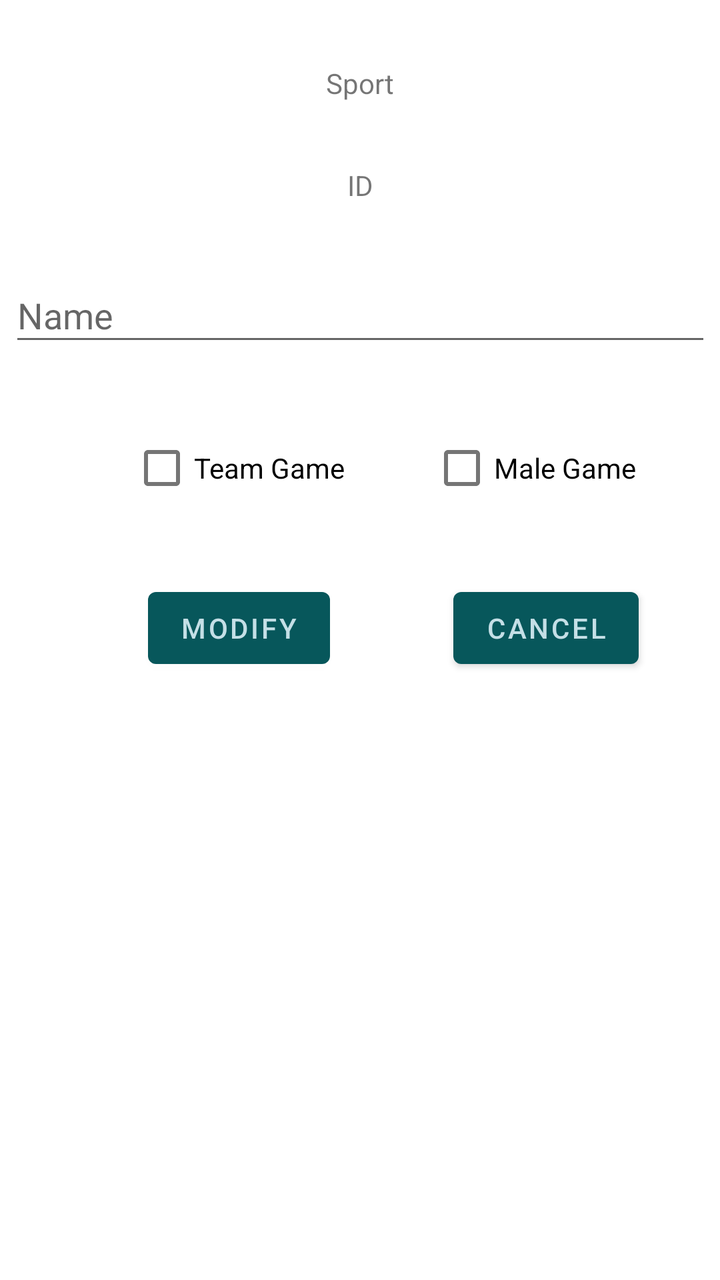
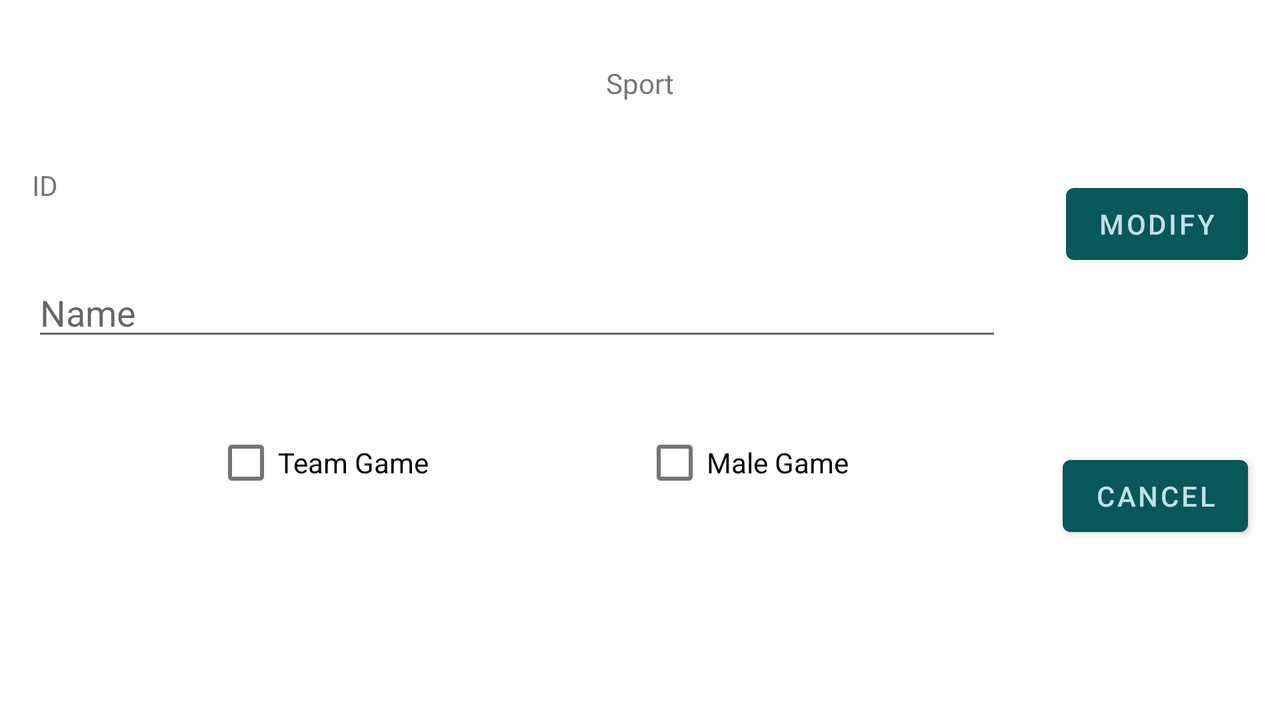

Compare how this app lays out the same screen by default and in its alternative resource folder. The renders come first, then the two layout files and the values they reference.
<!-- AndroidManifest.xml: application theme Theme.Noobdroid -->
<!-- res/layout/fragment_sport_modify.xml -->
<?xml version="1.0" encoding="utf-8"?>
<androidx.constraintlayout.widget.ConstraintLayout xmlns:android="http://schemas.android.com/apk/res/android"
    xmlns:app="http://schemas.android.com/apk/res-auto"
    xmlns:tools="http://schemas.android.com/tools"
    android:layout_width="match_parent"
    android:layout_height="match_parent"
    tools:context=".SportModifyFragment">

    <com.google.android.material.textfield.TextInputEditText
        android:id="@+id/input_name"
        android:layout_width="351dp"
        android:layout_height="44dp"
        android:layout_marginTop="32dp"
        android:hint="@string/name"
        app:layout_constraintEnd_toEndOf="parent"
        app:layout_constraintStart_toStartOf="parent"
        app:layout_constraintTop_toBottomOf="@+id/output_id" />

    <CheckBox
        android:id="@+id/box_male_game"
        android:layout_width="wrap_content"
        android:layout_height="wrap_content"
        android:layout_marginTop="32dp"
        android:layout_marginEnd="32dp"
        android:text="@string/malegame"
        app:layout_constraintEnd_toEndOf="parent"
        app:layout_constraintStart_toStartOf="@+id/guideline2"
        app:layout_constraintTop_toBottomOf="@+id/input_name" />

    <CheckBox
        android:id="@+id/box_team_game"
        android:layout_width="wrap_content"
        android:layout_height="wrap_content"
        android:layout_marginStart="32dp"
        android:layout_marginTop="32dp"
        android:text="@string/teamgame"
        app:layout_constraintEnd_toStartOf="@+id/guideline2"
        app:layout_constraintStart_toStartOf="parent"
        app:layout_constraintTop_toBottomOf="@+id/input_name" />

    <Button
        android:id="@+id/btn_insert"
        android:layout_width="wrap_content"
        android:layout_height="wrap_content"
        android:layout_marginTop="32dp"
        android:text="@string/modify"
        app:layout_constraintEnd_toStartOf="@+id/guideline2"
        app:layout_constraintHorizontal_bias="0.65"
        app:layout_constraintStart_toStartOf="parent"
        app:layout_constraintTop_toBottomOf="@+id/box_team_game" />

    <Button
        android:id="@+id/btn_cancel"
        android:layout_width="wrap_content"
        android:layout_height="wrap_content"
        android:layout_marginTop="32dp"
        android:text="@string/cancel"
        app:layout_constraintEnd_toEndOf="parent"
        app:layout_constraintHorizontal_bias="0.35"
        app:layout_constraintStart_toStartOf="@+id/guideline2"
        app:layout_constraintTop_toBottomOf="@+id/box_male_game" />

    <androidx.constraintlayout.widget.Guideline
        android:id="@+id/guideline2"
        android:layout_width="wrap_content"
        android:layout_height="wrap_content"
        android:orientation="vertical"
        app:layout_constraintGuide_begin="205dp" />

    <TextView
        android:id="@+id/textView"
        android:layout_width="wrap_content"
        android:layout_height="wrap_content"
        android:layout_marginTop="32dp"
        android:text="@string/sport"
        app:layout_constraintEnd_toEndOf="parent"
        app:layout_constraintStart_toStartOf="parent"
        app:layout_constraintTop_toTopOf="parent" />

    <TextView
        android:id="@+id/output_id"
        android:layout_width="wrap_content"
        android:layout_height="wrap_content"
        android:layout_marginTop="32dp"
        android:text="@string/id"
        app:layout_constraintEnd_toEndOf="parent"
        app:layout_constraintStart_toStartOf="parent"
        app:layout_constraintTop_toBottomOf="@+id/textView" />

</androidx.constraintlayout.widget.ConstraintLayout>
<!-- resources referenced by this layout -->
<resources>
  <string name="cancel">Cancel</string>
  <string name="id">ID</string>
  <string name="malegame">Male Game</string>
  <string name="modify">Modify</string>
  <string name="name">Name</string>
  <string name="sport">Sport</string>
  <string name="teamgame">Team Game</string>
  <style name="Theme.Noobdroid" parent="Theme.MaterialComponents.DayNight.DarkActionBar">
          
          <item name="colorPrimary">@color/ocean</item>
          <item name="colorPrimaryVariant">@color/deep_aqua</item>
          <item name="colorOnPrimary">@color/seafoam</item>
          
          <item name="colorSecondary">@color/wave</item>
          <item name="colorSecondaryVariant">@color/ocean</item>
          <item name="colorOnSecondary">@color/deep_aqua</item>
          
          <item name="android:statusBarColor" tools:targetApi="l">?attr/colorPrimaryVariant</item>
          
      </style>
  <color name="ocean">#07575B</color>
  <color name="deep_aqua">#003B46</color>
  <color name="seafoam">#C4DFE6</color>
  <color name="wave">#66A5AD</color>
</resources>
<!-- res/layout-land/fragment_sport_modify.xml (the repository's variant of the layout above) -->
<!-- drawn on the phone turned sideways -->
<?xml version="1.0" encoding="utf-8"?>
<androidx.constraintlayout.widget.ConstraintLayout xmlns:android="http://schemas.android.com/apk/res/android"
    xmlns:app="http://schemas.android.com/apk/res-auto"
    xmlns:tools="http://schemas.android.com/tools"
    android:layout_width="match_parent"
    android:layout_height="match_parent"
    tools:context=".SportModifyFragment">

    <com.google.android.material.textfield.TextInputEditText
        android:id="@+id/input_name"
        android:layout_width="0dp"
        android:layout_height="wrap_content"
        android:layout_marginStart="16dp"
        android:layout_marginTop="32dp"
        android:layout_marginEnd="32dp"
        android:hint="@string/name"
        app:layout_constraintEnd_toStartOf="@+id/btn_insert"
        app:layout_constraintStart_toStartOf="parent"
        app:layout_constraintTop_toBottomOf="@+id/output_id" />

    <CheckBox
        android:id="@+id/box_male_game"
        android:layout_width="wrap_content"
        android:layout_height="wrap_content"
        android:layout_marginTop="32dp"
        android:text="@string/malegame"
        app:layout_constraintEnd_toStartOf="@+id/btn_cancel"
        app:layout_constraintStart_toEndOf="@+id/box_team_game"
        app:layout_constraintTop_toBottomOf="@+id/input_name" />

    <CheckBox
        android:id="@+id/box_team_game"
        android:layout_width="wrap_content"
        android:layout_height="wrap_content"
        android:layout_marginTop="32dp"
        android:text="@string/teamgame"
        app:layout_constraintEnd_toStartOf="@+id/box_male_game"
        app:layout_constraintStart_toStartOf="parent"
        app:layout_constraintTop_toBottomOf="@+id/input_name" />

    <Button
        android:id="@+id/btn_insert"
        android:layout_width="wrap_content"
        android:layout_height="wrap_content"
        android:layout_marginEnd="16dp"
        android:text="@string/modify"
        app:layout_constraintBottom_toTopOf="@+id/btn_cancel"
        app:layout_constraintEnd_toEndOf="parent"
        app:layout_constraintTop_toTopOf="parent" />

    <Button
        android:id="@+id/btn_cancel"
        android:layout_width="wrap_content"
        android:layout_height="wrap_content"
        android:layout_marginEnd="16dp"
        android:text="@string/cancel"
        app:layout_constraintBottom_toBottomOf="parent"
        app:layout_constraintEnd_toEndOf="parent"
        app:layout_constraintTop_toBottomOf="@+id/btn_insert" />

    <TextView
        android:id="@+id/textView"
        android:layout_width="wrap_content"
        android:layout_height="wrap_content"
        android:layout_marginTop="32dp"
        android:text="@string/sport"
        app:layout_constraintEnd_toEndOf="parent"
        app:layout_constraintStart_toStartOf="parent"
        app:layout_constraintTop_toTopOf="parent" />

    <TextView
        android:id="@+id/output_id"
        android:layout_width="0dp"
        android:layout_height="wrap_content"
        android:layout_marginStart="16dp"
        android:layout_marginTop="32dp"
        android:layout_marginEnd="32dp"
        android:text="@string/id"
        app:layout_constraintEnd_toStartOf="@+id/btn_insert"
        app:layout_constraintStart_toStartOf="parent"
        app:layout_constraintTop_toBottomOf="@+id/textView" />

</androidx.constraintlayout.widget.ConstraintLayout>
